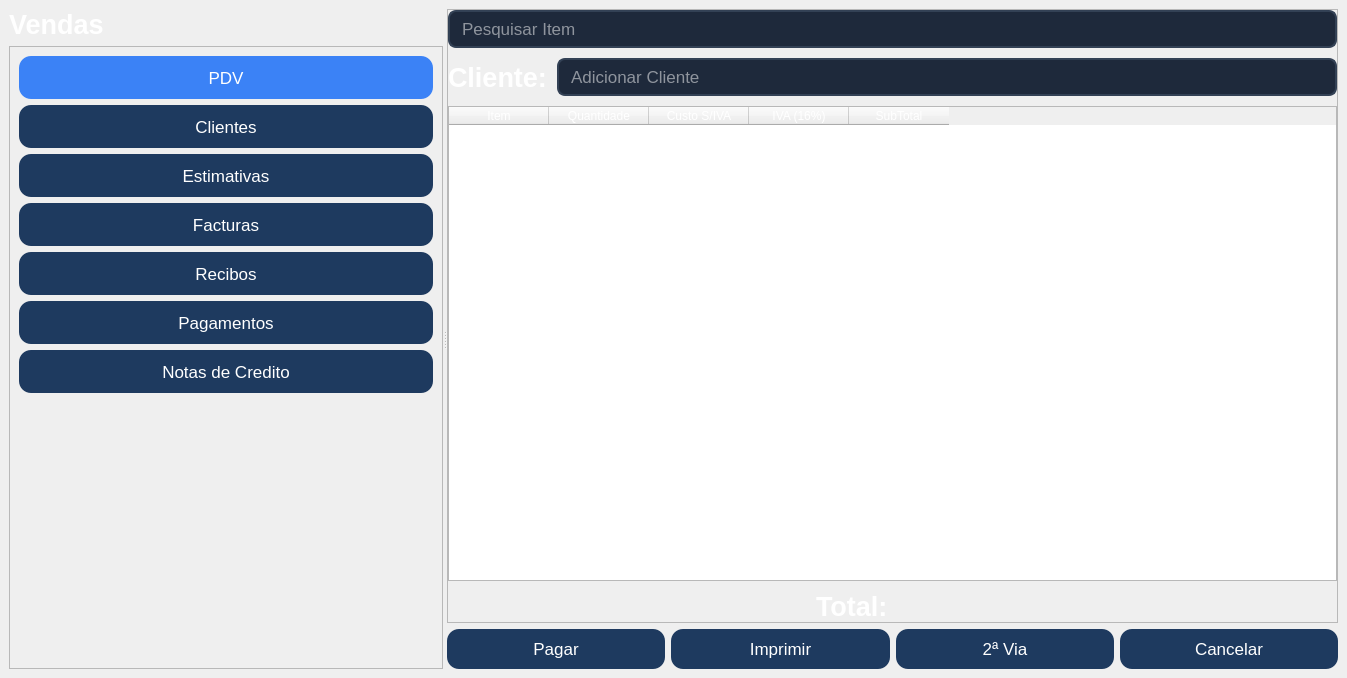
<?xml version="1.0" encoding="UTF-8"?>
<ui version="4.0">
 <class>MainWindow</class>
 <widget class="QMainWindow" name="MainWindow">
  <property name="geometry">
   <rect>
    <x>0</x>
    <y>0</y>
    <width>1347</width>
    <height>678</height>
   </rect>
  </property>
  <property name="windowTitle">
   <string>MainWindow</string>
  </property>
  <property name="styleSheet">
   <string notr="true">
/* ====== Fundo geral ====== */
QWidget {
    background-color: qlineargradient(
        spread:pad, x1:0, y1:0, x2:0, y2:1,
        stop:0 #0f1c2e, stop:1 #182c47
    );
    color: #FFFFFF;
    font-family: 'Segoe UI', Roboto, sans-serif;
}

/* ====== Labels ====== */
QLabel {
    font-size: 20pt;
    font-weight: bold;
    color: #FFFFFF;
}

/* ====== Botões principais (QPushButton) ====== */
QPushButton {
    background-color: #1e3a5f;
    border-radius: 12px;
    padding: 14px;
    font-size: 15pt;
    font-weight: 500;
    color: #FFFFFF;
    border: none;
}
QPushButton:hover {
    background-color: #284c75;
}
QPushButton:pressed {
    background-color: #162a44;
}

/* ====== Botões de navegação (QToolButton) ====== */
QToolButton {
    background-color: #1e3a5f;
    border-radius: 12px;
    padding: 10px;
    font-size: 13pt;
    color: #FFFFFF;
    text-align: left;
    border: none;
}
QToolButton:hover {
    background-color: #284c75;
}
QToolButton:checked {
    background-color: #3b82f6;
    color: white;
}
QToolButton:checked:hover {
    background-color: #2563eb;
}

/* ====== Campos de texto ====== */
QLineEdit {
    background-color: #1e293b;
    border: 2px solid #334155;
    border-radius: 8px;
    padding: 6px 10px;
    font-size: 13pt;
    color: white;
}
QLineEdit:focus {
    border: 2px solid #3b82f6;
}

/* ====== Barra de rolagem ====== */
QScrollBar:vertical {
    background: transparent;
    width: 8px;
}
QScrollBar::handle:vertical {
    background: #64748b;
    border-radius: 4px;
}
QScrollBar::handle:vertical:hover {
    background: #94a3b8;
}
</string>
  </property>
  <widget class="QWidget" name="centralwidget">
   <layout class="QVBoxLayout" name="verticalLayout_2">
    <item>
     <widget class="QStackedWidget" name="stackedWidget">
      <property name="currentIndex">
       <number>1</number>
      </property>
      <widget class="QWidget" name="page">
       <layout class="QVBoxLayout" name="verticalLayout">
        <item>
         <widget class="QLabel" name="label">
          <property name="enabled">
           <bool>true</bool>
          </property>
          <property name="sizePolicy">
           <sizepolicy hsizetype="Minimum" vsizetype="Minimum">
            <horstretch>0</horstretch>
            <verstretch>0</verstretch>
           </sizepolicy>
          </property>
          <property name="maximumSize">
           <size>
            <width>16777215</width>
            <height>25</height>
           </size>
          </property>
          <property name="font">
           <font>
            <family>Segoe UI</family>
            <pointsize>20</pointsize>
            <bold>true</bold>
           </font>
          </property>
          <property name="text">
           <string>CREART SOFTMANAGEMENT</string>
          </property>
          <property name="alignment">
           <set>Qt::AlignmentFlag::AlignCenter</set>
          </property>
         </widget>
        </item>
        <item>
         <layout class="QGridLayout" name="gridLayout">
          <property name="horizontalSpacing">
           <number>50</number>
          </property>
          <property name="verticalSpacing">
           <number>70</number>
          </property>
          <item row="1" column="3">
           <widget class="QPushButton" name="PainelEstrategico">
            <property name="toolTip">
             <string>Clique para entrar no painel de delivery</string>
            </property>
            <property name="text">
             <string>Painel Estratégico</string>
            </property>
           </widget>
          </item>
          <item row="1" column="2">
           <widget class="QPushButton" name="marketing">
            <property name="toolTip">
             <string>Clique para entrar no painel de Marketing</string>
            </property>
            <property name="text">
             <string>Marketing</string>
            </property>
           </widget>
          </item>
          <item row="0" column="0">
           <widget class="QPushButton" name="vendas">
            <property name="toolTip">
             <string>Clique para entrar no painel de vendas</string>
            </property>
            <property name="text">
             <string>Vendas/Loja</string>
            </property>
           </widget>
          </item>
          <item row="1" column="1">
           <widget class="QPushButton" name="GestaodeRH">
            <property name="toolTip">
             <string>Clique para entrar no painel de compras</string>
            </property>
            <property name="text">
             <string>Gestão de R. H.</string>
            </property>
           </widget>
          </item>
          <item row="2" column="2">
           <widget class="QPushButton" name="Configuracoes">
            <property name="toolTip">
             <string>Acesse Configuracoes</string>
            </property>
            <property name="text">
             <string>Configurações</string>
            </property>
           </widget>
          </item>
          <item row="2" column="0">
           <widget class="QPushButton" name="Relatorio">
            <property name="toolTip">
             <string>Clique para entrar no painel de Relatorios</string>
            </property>
            <property name="text">
             <string>Relatório</string>
            </property>
           </widget>
          </item>
          <item row="2" column="3">
           <widget class="QPushButton" name="Logout">
            <property name="toolTip">
             <string>Clique para fazer logout</string>
            </property>
            <property name="text">
             <string>Logout</string>
            </property>
           </widget>
          </item>
          <item row="1" column="0">
           <widget class="QPushButton" name="Despesas">
            <property name="toolTip">
             <string>Clique para entrar no painel de compras</string>
            </property>
            <property name="text">
             <string>Despesas</string>
            </property>
           </widget>
          </item>
          <item row="2" column="1">
           <widget class="QPushButton" name="Arquivos">
            <property name="toolTip">
             <string>Acesse Documentos</string>
            </property>
            <property name="text">
             <string>Arquivos</string>
            </property>
           </widget>
          </item>
          <item row="0" column="3">
           <widget class="QPushButton" name="Itens">
            <property name="toolTip">
             <string>Clique para entrar no painel de itens</string>
            </property>
            <property name="text">
             <string>Itens/Estoque</string>
            </property>
           </widget>
          </item>
          <item row="0" column="1">
           <widget class="QPushButton" name="Restaurante">
            <property name="toolTip">
             <string>Clique para entrar no painel de Mesas</string>
            </property>
            <property name="text">
             <string>Restaurante</string>
            </property>
           </widget>
          </item>
          <item row="0" column="2">
           <widget class="QPushButton" name="Hotelaria">
            <property name="toolTip">
             <string>Clique para entrar no painel de Mesas</string>
            </property>
            <property name="text">
             <string>Hotelaria</string>
            </property>
           </widget>
          </item>
         </layout>
        </item>
       </layout>
      </widget>
      <widget class="QWidget" name="page_2">
       <layout class="QVBoxLayout" name="verticalLayout_6">
        <property name="leftMargin">
         <number>0</number>
        </property>
        <property name="topMargin">
         <number>0</number>
        </property>
        <property name="rightMargin">
         <number>0</number>
        </property>
        <property name="bottomMargin">
         <number>0</number>
        </property>
        <item>
         <widget class="QSplitter" name="splitter">
          <property name="orientation">
           <enum>Qt::Orientation::Horizontal</enum>
          </property>
          <widget class="QWidget" name="layoutWidget">
           <layout class="QVBoxLayout" name="verticalLayout_5">
            <item>
             <widget class="QLabel" name="label_2">
              <property name="font">
               <font>
                <family>Segoe UI</family>
                <pointsize>20</pointsize>
                <bold>true</bold>
               </font>
              </property>
              <property name="text">
               <string>Vendas</string>
              </property>
             </widget>
            </item>
            <item>
             <widget class="QFrame" name="frame">
              <property name="frameShape">
               <enum>QFrame::Shape::StyledPanel</enum>
              </property>
              <property name="frameShadow">
               <enum>QFrame::Shadow::Raised</enum>
              </property>
              <layout class="QVBoxLayout" name="verticalLayout_4">
               <item>
                <widget class="QToolButton" name="pdv">
                 <property name="sizePolicy">
                  <sizepolicy hsizetype="Preferred" vsizetype="Preferred">
                   <horstretch>0</horstretch>
                   <verstretch>0</verstretch>
                  </sizepolicy>
                 </property>
                 <property name="minimumSize">
                  <size>
                   <width>100</width>
                   <height>35</height>
                  </size>
                 </property>
                 <property name="text">
                  <string>PDV</string>
                 </property>
                 <property name="checkable">
                  <bool>true</bool>
                 </property>
                 <property name="checked">
                  <bool>true</bool>
                 </property>
                 <property name="autoExclusive">
                  <bool>true</bool>
                 </property>
                </widget>
               </item>
               <item>
                <widget class="QToolButton" name="clientes">
                 <property name="sizePolicy">
                  <sizepolicy hsizetype="Preferred" vsizetype="Preferred">
                   <horstretch>0</horstretch>
                   <verstretch>0</verstretch>
                  </sizepolicy>
                 </property>
                 <property name="minimumSize">
                  <size>
                   <width>100</width>
                   <height>35</height>
                  </size>
                 </property>
                 <property name="text">
                  <string>Clientes</string>
                 </property>
                 <property name="checkable">
                  <bool>true</bool>
                 </property>
                 <property name="autoExclusive">
                  <bool>true</bool>
                 </property>
                </widget>
               </item>
               <item>
                <widget class="QToolButton" name="estimativas">
                 <property name="sizePolicy">
                  <sizepolicy hsizetype="Preferred" vsizetype="Preferred">
                   <horstretch>0</horstretch>
                   <verstretch>0</verstretch>
                  </sizepolicy>
                 </property>
                 <property name="minimumSize">
                  <size>
                   <width>100</width>
                   <height>35</height>
                  </size>
                 </property>
                 <property name="text">
                  <string>Estimativas</string>
                 </property>
                 <property name="checkable">
                  <bool>true</bool>
                 </property>
                 <property name="autoExclusive">
                  <bool>true</bool>
                 </property>
                </widget>
               </item>
               <item>
                <widget class="QToolButton" name="facturas">
                 <property name="sizePolicy">
                  <sizepolicy hsizetype="Preferred" vsizetype="Preferred">
                   <horstretch>0</horstretch>
                   <verstretch>0</verstretch>
                  </sizepolicy>
                 </property>
                 <property name="minimumSize">
                  <size>
                   <width>100</width>
                   <height>35</height>
                  </size>
                 </property>
                 <property name="text">
                  <string>Facturas</string>
                 </property>
                 <property name="checkable">
                  <bool>true</bool>
                 </property>
                 <property name="autoExclusive">
                  <bool>true</bool>
                 </property>
                </widget>
               </item>
               <item>
                <widget class="QToolButton" name="recibos">
                 <property name="sizePolicy">
                  <sizepolicy hsizetype="Preferred" vsizetype="Preferred">
                   <horstretch>0</horstretch>
                   <verstretch>0</verstretch>
                  </sizepolicy>
                 </property>
                 <property name="minimumSize">
                  <size>
                   <width>100</width>
                   <height>35</height>
                  </size>
                 </property>
                 <property name="text">
                  <string>Recibos</string>
                 </property>
                 <property name="checkable">
                  <bool>true</bool>
                 </property>
                 <property name="autoExclusive">
                  <bool>true</bool>
                 </property>
                </widget>
               </item>
               <item>
                <widget class="QToolButton" name="pagamentos">
                 <property name="sizePolicy">
                  <sizepolicy hsizetype="Preferred" vsizetype="Preferred">
                   <horstretch>0</horstretch>
                   <verstretch>0</verstretch>
                  </sizepolicy>
                 </property>
                 <property name="minimumSize">
                  <size>
                   <width>100</width>
                   <height>35</height>
                  </size>
                 </property>
                 <property name="text">
                  <string>Pagamentos</string>
                 </property>
                 <property name="checkable">
                  <bool>true</bool>
                 </property>
                 <property name="autoExclusive">
                  <bool>true</bool>
                 </property>
                </widget>
               </item>
               <item>
                <widget class="QToolButton" name="notas">
                 <property name="sizePolicy">
                  <sizepolicy hsizetype="Preferred" vsizetype="Preferred">
                   <horstretch>0</horstretch>
                   <verstretch>0</verstretch>
                  </sizepolicy>
                 </property>
                 <property name="minimumSize">
                  <size>
                   <width>100</width>
                   <height>35</height>
                  </size>
                 </property>
                 <property name="text">
                  <string>Notas de Credito</string>
                 </property>
                 <property name="checkable">
                  <bool>true</bool>
                 </property>
                 <property name="autoExclusive">
                  <bool>true</bool>
                 </property>
                </widget>
               </item>
               <item>
                <spacer name="verticalSpacer">
                 <property name="orientation">
                  <enum>Qt::Orientation::Vertical</enum>
                 </property>
                 <property name="sizeHint" stdset="0">
                  <size>
                   <width>20</width>
                   <height>40</height>
                  </size>
                 </property>
                </spacer>
               </item>
              </layout>
             </widget>
            </item>
           </layout>
          </widget>
          <widget class="QStackedWidget" name="stackedWidget_2">
           <property name="currentIndex">
            <number>1</number>
           </property>
           <widget class="QWidget" name="page_3">
            <layout class="QVBoxLayout" name="verticalLayout_9">
             <item>
              <widget class="QLineEdit" name="pesquisar_clientes"/>
             </item>
             <item>
              <widget class="QFrame" name="frame_2">
               <property name="frameShape">
                <enum>QFrame::Shape::StyledPanel</enum>
               </property>
               <property name="frameShadow">
                <enum>QFrame::Shadow::Raised</enum>
               </property>
               <widget class="QLineEdit" name="lineEdit_4">
                <property name="geometry">
                 <rect>
                  <x>80</x>
                  <y>70</y>
                  <width>865</width>
                  <height>40</height>
                 </rect>
                </property>
               </widget>
              </widget>
             </item>
            </layout>
           </widget>
           <widget class="QWidget" name="page_4">
            <layout class="QVBoxLayout" name="verticalLayout_8">
             <property name="leftMargin">
              <number>0</number>
             </property>
             <property name="topMargin">
              <number>0</number>
             </property>
             <property name="rightMargin">
              <number>0</number>
             </property>
             <property name="bottomMargin">
              <number>0</number>
             </property>
             <item>
              <layout class="QHBoxLayout" name="horizontalLayout_2">
               <item>
                <layout class="QVBoxLayout" name="verticalLayout_7"/>
               </item>
               <item>
                <widget class="QFrame" name="frame_3">
                 <property name="minimumSize">
                  <size>
                   <width>100</width>
                   <height>0</height>
                  </size>
                 </property>
                 <property name="frameShape">
                  <enum>QFrame::Shape::StyledPanel</enum>
                 </property>
                 <property name="frameShadow">
                  <enum>QFrame::Shadow::Raised</enum>
                 </property>
                 <layout class="QVBoxLayout" name="verticalLayout_3">
                  <property name="spacing">
                   <number>10</number>
                  </property>
                  <property name="leftMargin">
                   <number>0</number>
                  </property>
                  <property name="topMargin">
                   <number>0</number>
                  </property>
                  <property name="rightMargin">
                   <number>0</number>
                  </property>
                  <property name="bottomMargin">
                   <number>0</number>
                  </property>
                  <item>
                   <widget class="QLineEdit" name="lineEdit">
                    <property name="placeholderText">
                     <string>Pesquisar Item</string>
                    </property>
                   </widget>
                  </item>
                  <item>
                   <layout class="QHBoxLayout" name="horizontalLayout_3">
                    <item>
                     <widget class="QLabel" name="label_3">
                      <property name="minimumSize">
                       <size>
                        <width>0</width>
                        <height>35</height>
                       </size>
                      </property>
                      <property name="text">
                       <string>Cliente:</string>
                      </property>
                     </widget>
                    </item>
                    <item>
                     <widget class="QLineEdit" name="lineEdit_2">
                      <property name="placeholderText">
                       <string>Adicionar Cliente</string>
                      </property>
                     </widget>
                    </item>
                   </layout>
                  </item>
                  <item>
                   <widget class="QTableWidget" name="tableWidget">
                    <column>
                     <property name="text">
                      <string>Item</string>
                     </property>
                    </column>
                    <column>
                     <property name="text">
                      <string>Quantidade</string>
                     </property>
                    </column>
                    <column>
                     <property name="text">
                      <string>Custo S/IVA</string>
                     </property>
                    </column>
                    <column>
                     <property name="text">
                      <string>IVA (16%)</string>
                     </property>
                    </column>
                    <column>
                     <property name="text">
                      <string>SubTotal</string>
                     </property>
                    </column>
                   </widget>
                  </item>
                  <item>
                   <layout class="QHBoxLayout" name="horizontalLayout_4">
                    <item alignment="Qt::AlignmentFlag::AlignRight">
                     <widget class="QLabel" name="label_5">
                      <property name="text">
                       <string>Total:</string>
                      </property>
                     </widget>
                    </item>
                    <item>
                     <widget class="QLabel" name="label_6">
                      <property name="text">
                       <string/>
                      </property>
                     </widget>
                    </item>
                   </layout>
                  </item>
                 </layout>
                </widget>
               </item>
              </layout>
             </item>
             <item>
              <layout class="QHBoxLayout" name="horizontalLayout">
               <item>
                <widget class="QToolButton" name="toolButton">
                 <property name="sizePolicy">
                  <sizepolicy hsizetype="Minimum" vsizetype="Preferred">
                   <horstretch>0</horstretch>
                   <verstretch>0</verstretch>
                  </sizepolicy>
                 </property>
                 <property name="maximumSize">
                  <size>
                   <width>16777215</width>
                   <height>40</height>
                  </size>
                 </property>
                 <property name="text">
                  <string>Pagar</string>
                 </property>
                </widget>
               </item>
               <item>
                <widget class="QToolButton" name="toolButton_2">
                 <property name="sizePolicy">
                  <sizepolicy hsizetype="Preferred" vsizetype="Preferred">
                   <horstretch>0</horstretch>
                   <verstretch>0</verstretch>
                  </sizepolicy>
                 </property>
                 <property name="maximumSize">
                  <size>
                   <width>16777215</width>
                   <height>40</height>
                  </size>
                 </property>
                 <property name="text">
                  <string>Imprimir</string>
                 </property>
                </widget>
               </item>
               <item>
                <widget class="QToolButton" name="toolButton_3">
                 <property name="sizePolicy">
                  <sizepolicy hsizetype="Preferred" vsizetype="Preferred">
                   <horstretch>0</horstretch>
                   <verstretch>0</verstretch>
                  </sizepolicy>
                 </property>
                 <property name="maximumSize">
                  <size>
                   <width>16777215</width>
                   <height>40</height>
                  </size>
                 </property>
                 <property name="text">
                  <string>2ª Via</string>
                 </property>
                </widget>
               </item>
               <item>
                <widget class="QToolButton" name="toolButton_4">
                 <property name="sizePolicy">
                  <sizepolicy hsizetype="Preferred" vsizetype="Preferred">
                   <horstretch>0</horstretch>
                   <verstretch>0</verstretch>
                  </sizepolicy>
                 </property>
                 <property name="minimumSize">
                  <size>
                   <width>0</width>
                   <height>35</height>
                  </size>
                 </property>
                 <property name="maximumSize">
                  <size>
                   <width>16777215</width>
                   <height>40</height>
                  </size>
                 </property>
                 <property name="text">
                  <string>Cancelar</string>
                 </property>
                </widget>
               </item>
              </layout>
             </item>
            </layout>
           </widget>
          </widget>
         </widget>
        </item>
       </layout>
      </widget>
     </widget>
    </item>
   </layout>
  </widget>
 </widget>
 <resources/>
 <connections/>
</ui>
